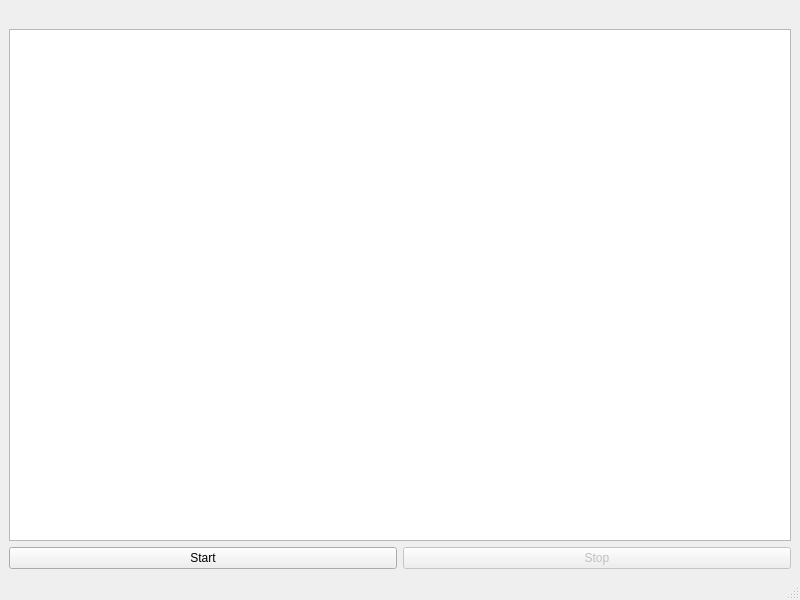
<?xml version="1.0" encoding="UTF-8"?>
<ui version="4.0">
 <class>MainWindow</class>
 <widget class="QMainWindow" name="MainWindow">
  <property name="geometry">
   <rect>
    <x>0</x>
    <y>0</y>
    <width>800</width>
    <height>600</height>
   </rect>
  </property>
  <property name="windowTitle">
   <string>MainWindow</string>
  </property>
  <widget class="QWidget" name="centralwidget">
   <layout class="QVBoxLayout" name="verticalLayout">
    <item>
     <widget class="QLabel" name="lblTime">
      <property name="text">
       <string/>
      </property>
     </widget>
    </item>
    <item>
     <widget class="QTextEdit" name="teLog">
      <property name="readOnly">
       <bool>true</bool>
      </property>
     </widget>
    </item>
    <item>
     <layout class="QHBoxLayout" name="horizontalLayout">
      <item>
       <widget class="QPushButton" name="pbStart">
        <property name="text">
         <string>Start</string>
        </property>
       </widget>
      </item>
      <item>
       <widget class="QPushButton" name="pbStop">
        <property name="enabled">
         <bool>false</bool>
        </property>
        <property name="text">
         <string>Stop</string>
        </property>
       </widget>
      </item>
     </layout>
    </item>
   </layout>
  </widget>
  <widget class="QMenuBar" name="menubar">
   <property name="geometry">
    <rect>
     <x>0</x>
     <y>0</y>
     <width>800</width>
     <height>25</height>
    </rect>
   </property>
  </widget>
  <widget class="QStatusBar" name="statusbar"/>
 </widget>
 <resources/>
 <connections/>
</ui>
